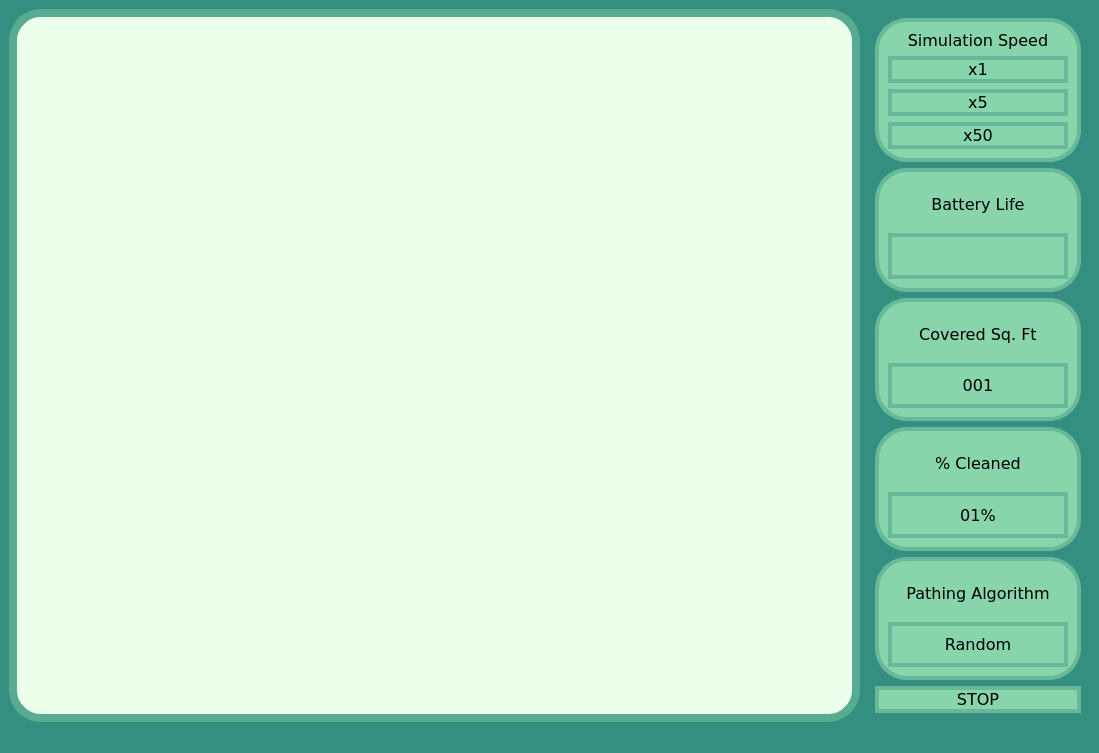
<?xml version="1.0" encoding="UTF-8"?>
<ui version="4.0">
 <class>SimWindow</class>
 <widget class="QMainWindow" name="SimWindow">
  <property name="geometry">
   <rect>
    <x>0</x>
    <y>0</y>
    <width>1099</width>
    <height>753</height>
   </rect>
  </property>
  <property name="windowTitle">
   <string>MainWindow</string>
  </property>
  <property name="styleSheet">
   <string notr="true">background-color: rgba(53, 143, 128, 1);</string>
  </property>
  <widget class="QWidget" name="centralwidget">
   <layout class="QHBoxLayout" name="horizontalLayout">
    <item>
     <widget class="QGraphicsView" name="graphicsView">
      <property name="sizePolicy">
       <sizepolicy hsizetype="Expanding" vsizetype="Expanding">
        <horstretch>0</horstretch>
        <verstretch>0</verstretch>
       </sizepolicy>
      </property>
      <property name="font">
       <font>
        <family>Verdana</family>
        <pointsize>12</pointsize>
       </font>
      </property>
      <property name="styleSheet">
       <string notr="true">background: rgb(235,255,235);
border-radius:32px;
border-color: rgba(86, 171, 145, 1); 
border-width: 8px;
border-style: solid;</string>
      </property>
     </widget>
    </item>
    <item>
     <widget class="QWidget" name="verticalWidget" native="true">
      <property name="sizePolicy">
       <sizepolicy hsizetype="Minimum" vsizetype="Preferred">
        <horstretch>0</horstretch>
        <verstretch>0</verstretch>
       </sizepolicy>
      </property>
      <property name="font">
       <font>
        <family>Verdana</family>
        <pointsize>12</pointsize>
       </font>
      </property>
      <layout class="QVBoxLayout" name="verticalLayout">
       <item>
        <widget class="QFrame" name="verticalFrame">
         <property name="font">
          <font>
           <family>Verdana</family>
           <pointsize>12</pointsize>
          </font>
         </property>
         <property name="styleSheet">
          <string notr="true">background: rgba(136, 212, 171, 1);
border-width: 4px;
border-style: solid;
border-radius: 32px;
border-color: rgba(103, 185, 154, 1);</string>
         </property>
         <property name="frameShape">
          <enum>QFrame::Shape::Box</enum>
         </property>
         <property name="lineWidth">
          <number>3</number>
         </property>
         <property name="midLineWidth">
          <number>3</number>
         </property>
         <layout class="QVBoxLayout" name="verticalLayout_2">
          <item>
           <widget class="QLabel" name="label_2">
            <property name="font">
             <font>
              <family>Verdana</family>
              <pointsize>12</pointsize>
             </font>
            </property>
            <property name="styleSheet">
             <string notr="true">border-width: 0px;</string>
            </property>
            <property name="text">
             <string>Simulation Speed</string>
            </property>
            <property name="alignment">
             <set>Qt::AlignmentFlag::AlignCenter</set>
            </property>
           </widget>
          </item>
          <item>

           <widget class="QPushButton" name="pushButton_3">
            <property name="font">
             <font>
              <family>Verdana</family>
              <pointsize>12</pointsize>
             </font>
            </property>
            <property name="styleSheet">
             <string notr="true">QPushButton{
                background: rgba(136, 212, 171, 1);
                border-width: 4px;
                border-style: solid;
                border-radius: 32px;
                border-color: rgba(103, 185, 154, 1);
              }
              QPushButton::hover {
                background: rgba(103, 185, 154, 1);
                border-width: 4px;
                border-style: solid;
                border-radius: 32px;
                border-color: rgba(103, 185, 154, 1);
              }
              </string>
            </property>
            <property name="text">
             <string>x1</string>
            </property>
           </widget>
          </item>
          <item>
           <widget class="QPushButton" name="pushButton_4">
            <property name="font">
             <font>
              <family>Verdana</family>
              <pointsize>12</pointsize>
             </font>
            </property>
            <property name="styleSheet">
             <string notr="true">QPushButton{
	background: rgba(136, 212, 171, 1);
	border-width: 4px;
	border-style: solid;
	border-radius: 32px;
	border-color: rgba(103, 185, 154, 1);
}
QPushButton::hover {
	background: rgba(103, 185, 154, 1);
	border-width: 4px;
	border-style: solid;
	border-radius: 32px;
	border-color: rgba(103, 185, 154, 1);
}
</string>
            </property>
            <property name="text">
             <string>x5</string>
            </property>
           </widget>
          </item>
          <item>
           <widget class="QPushButton" name="pushButton_2">
            <property name="font">
             <font>
              <family>Verdana</family>
              <pointsize>12</pointsize>
             </font>
            </property>
            <property name="styleSheet">
             <string notr="true">QPushButton{
	background: rgba(136, 212, 171, 1);
	border-width: 4px;
	border-style: solid;
	border-radius: 32px;
	border-color: rgba(103, 185, 154, 1);
}
QPushButton::hover {
	background: rgba(103, 185, 154, 1);
	border-width: 4px;
	border-style: solid;
	border-radius: 32px;
	border-color: rgba(103, 185, 154, 1);
}
</string>
            </property>
            <property name="text">
             <string>x50</string>
            </property>
           </widget>
          </item>
         </layout>
        </widget>
       </item>
       <item>
        <widget class="QFrame" name="horizontalFrame">
         <property name="font">
          <font>
           <family>Verdana</family>
           <pointsize>12</pointsize>
          </font>
         </property>
         <property name="styleSheet">
          <string notr="true">background: rgba(136, 212, 171, 1);
border-width: 4px;
border-style: solid;
border-radius: 32px;
border-color: rgba(103, 185, 154, 1);</string>
         </property>
         <property name="frameShape">
          <enum>QFrame::Shape::Box</enum>
         </property>
         <property name="lineWidth">
          <number>3</number>
         </property>
         <property name="midLineWidth">
          <number>3</number>
         </property>
         <layout class="QVBoxLayout" name="verticalLayout_3">
          <item>
           <widget class="QLabel" name="label">
            <property name="sizePolicy">
             <sizepolicy hsizetype="Fixed" vsizetype="Preferred">
              <horstretch>0</horstretch>
              <verstretch>0</verstretch>
             </sizepolicy>
            </property>
            <property name="minimumSize">
             <size>
              <width>180</width>
              <height>0</height>
             </size>
            </property>
            <property name="maximumSize">
             <size>
              <width>180</width>
              <height>16777215</height>
             </size>
            </property>
            <property name="font">
             <font>
              <family>Verdana</family>
              <pointsize>12</pointsize>
             </font>
            </property>
            <property name="styleSheet">
             <string notr="true">border-width: 0px;</string>
            </property>
            <property name="frameShape">
             <enum>QFrame::Shape::NoFrame</enum>
            </property>
            <property name="lineWidth">
             <number>3</number>
            </property>
            <property name="midLineWidth">
             <number>3</number>
            </property>
            <property name="text">
             <string>Battery Life</string>
            </property>
            <property name="alignment">
             <set>Qt::AlignmentFlag::AlignCenter</set>
            </property>
           </widget>
          </item>
          <item>
           <widget class="QLabel" name="label_3">
            <property name="minimumSize">
             <size>
              <width>100</width>
              <height>0</height>
             </size>
            </property>
            <property name="font">
             <font>
              <family>Verdana</family>
              <pointsize>12</pointsize>
             </font>
            </property>
            <property name="frameShape">
             <enum>QFrame::Shape::NoFrame</enum>
            </property>
            <property name="lineWidth">
             <number>3</number>
            </property>
            <property name="midLineWidth">
             <number>3</number>
            </property>
            <property name="text">
             <string/>
            </property>
            <property name="alignment">
             <set>Qt::AlignmentFlag::AlignCenter</set>
            </property>
           </widget>
          </item>
         </layout>
        </widget>
       </item>
       <item>
        <widget class="QFrame" name="horizontalFrame_2">
         <property name="font">
          <font>
           <family>Verdana</family>
           <pointsize>12</pointsize>
          </font>
         </property>
         <property name="styleSheet">
          <string notr="true">background: rgba(136, 212, 171, 1);
border-width: 4px;
border-style: solid;
border-radius: 32px;
border-color: rgba(103, 185, 154, 1);</string>
         </property>
         <property name="frameShape">
          <enum>QFrame::Shape::Box</enum>
         </property>
         <property name="lineWidth">
          <number>3</number>
         </property>
         <property name="midLineWidth">
          <number>3</number>
         </property>
         <layout class="QVBoxLayout" name="verticalLayout_4">
          <item>
           <widget class="QLabel" name="label_4">
            <property name="sizePolicy">
             <sizepolicy hsizetype="Fixed" vsizetype="Preferred">
              <horstretch>0</horstretch>
              <verstretch>0</verstretch>
             </sizepolicy>
            </property>
            <property name="minimumSize">
             <size>
              <width>180</width>
              <height>0</height>
             </size>
            </property>
            <property name="maximumSize">
             <size>
              <width>180</width>
              <height>16777215</height>
             </size>
            </property>
            <property name="font">
             <font>
              <family>Verdana</family>
              <pointsize>12</pointsize>
             </font>
            </property>
            <property name="styleSheet">
             <string notr="true">border-width: 0px;</string>
            </property>
            <property name="text">
             <string>Covered Sq. Ft</string>
            </property>
            <property name="alignment">
             <set>Qt::AlignmentFlag::AlignCenter</set>
            </property>
           </widget>
          </item>
          <item>
           <widget class="QLabel" name="label_5">
            <property name="minimumSize">
             <size>
              <width>100</width>
              <height>0</height>
             </size>
            </property>
            <property name="font">
             <font>
              <family>Verdana</family>
              <pointsize>12</pointsize>
             </font>
            </property>
            <property name="text">
             <string>001</string>
            </property>
            <property name="alignment">
             <set>Qt::AlignmentFlag::AlignCenter</set>
            </property>
           </widget>
          </item>
         </layout>
        </widget>
       </item>
       <item>
        <widget class="QFrame" name="horizontalFrame_3">
         <property name="font">
          <font>
           <family>Verdana</family>
           <pointsize>12</pointsize>
          </font>
         </property>
         <property name="styleSheet">
          <string notr="true">background: rgba(136, 212, 171, 1);
border-width: 4px;
border-style: solid;
border-radius: 32px;
border-color: rgba(103, 185, 154, 1);</string>
         </property>
         <property name="frameShape">
          <enum>QFrame::Shape::Box</enum>
         </property>
         <property name="lineWidth">
          <number>3</number>
         </property>
         <property name="midLineWidth">
          <number>3</number>
         </property>
         <layout class="QVBoxLayout" name="verticalLayout_5">
          <item>
           <widget class="QLabel" name="label_6">
            <property name="sizePolicy">
             <sizepolicy hsizetype="Fixed" vsizetype="Preferred">
              <horstretch>0</horstretch>
              <verstretch>0</verstretch>
             </sizepolicy>
            </property>
            <property name="minimumSize">
             <size>
              <width>180</width>
              <height>0</height>
             </size>
            </property>
            <property name="maximumSize">
             <size>
              <width>180</width>
              <height>16777215</height>
             </size>
            </property>
            <property name="font">
             <font>
              <family>Verdana</family>
              <pointsize>12</pointsize>
             </font>
            </property>
            <property name="styleSheet">
             <string notr="true">border-width: 0px;</string>
            </property>
            <property name="midLineWidth">
             <number>-2</number>
            </property>
            <property name="text">
             <string>% Cleaned</string>
            </property>
            <property name="alignment">
             <set>Qt::AlignmentFlag::AlignCenter</set>
            </property>
           </widget>
          </item>
          <item>

           <widget class="QLabel" name="label_7">
            <property name="minimumSize">
             <size>
              <width>100</width>
              <height>0</height>
             </size>
            </property>
            <property name="font">
             <font>
              <family>Verdana</family>
              <pointsize>12</pointsize>
             </font>
            </property>
            <property name="text">
             <string>01%</string>
            </property>
            <property name="alignment">
             <set>Qt::AlignmentFlag::AlignCenter</set>
            </property>
           </widget>
          </item>
         </layout>
        </widget>
       </item>
       <item>
        <widget class="QFrame" name="horizontalFrame_4">
         <property name="font">
          <font>
           <family>Verdana</family>
           <pointsize>12</pointsize>
          </font>
         </property>
         <property name="styleSheet">
          <string notr="true">background: rgba(136, 212, 171, 1);
border-width: 4px;
border-style: solid;
border-radius: 32px;
border-color: rgba(103, 185, 154, 1);</string>
         </property>
         <property name="frameShape">
          <enum>QFrame::Shape::Box</enum>
         </property>
         <property name="lineWidth">
          <number>3</number>
         </property>
         <property name="midLineWidth">
          <number>3</number>
         </property>
         <layout class="QVBoxLayout" name="verticalLayout_6">
          <item>
           <widget class="QLabel" name="label_8">
            <property name="sizePolicy">
             <sizepolicy hsizetype="Fixed" vsizetype="Preferred">
              <horstretch>0</horstretch>
              <verstretch>0</verstretch>
             </sizepolicy>
            </property>
            <property name="minimumSize">
             <size>
              <width>180</width>
              <height>0</height>
             </size>
            </property>
            <property name="maximumSize">
             <size>
              <width>180</width>
              <height>16777215</height>
             </size>
            </property>
            <property name="font">
             <font>
              <family>Verdana</family>
              <pointsize>12</pointsize>
             </font>
            </property>
            <property name="styleSheet">
             <string notr="true">border-width: 0px;</string>
            </property>
            <property name="text">
             <string>Pathing Algorithm</string>
            </property>
            <property name="alignment">
             <set>Qt::AlignmentFlag::AlignCenter</set>
            </property>
           </widget>
          </item>
          <item>
           <widget class="QLabel" name="label_9">
            <property name="minimumSize">
             <size>
              <width>100</width>
              <height>0</height>
             </size>
            </property>
            <property name="font">
             <font>
              <family>Verdana</family>
              <pointsize>12</pointsize>
             </font>
            </property>
            <property name="text">
             <string>Random</string>
            </property>
            <property name="alignment">
             <set>Qt::AlignmentFlag::AlignCenter</set>
            </property>
           </widget>
          </item>
         </layout>
        </widget>
       </item>
       <item>
        <widget class="QPushButton" name="pushButton">
         <property name="font">
          <font>
           <family>Verdana</family>
           <pointsize>12</pointsize>
          </font>
         </property>
         <property name="styleSheet">
          <string notr="true">QPushButton{
	background: rgba(136, 212, 171, 1);
	border-width: 4px;
	border-style: solid;
	border-radius: 32px;
	border-color: rgba(103, 185, 154, 1);
}
QPushButton::hover {
	background: rgba(103, 185, 154, 1);
	border-width: 4px;
	border-style: solid;
	border-radius: 32px;
	border-color: rgba(103, 185, 154, 1);
}
</string>
         </property>
         <property name="text">
          <string>STOP</string>
         </property>
        </widget>
       </item>
      </layout>
     </widget>
    </item>
   </layout>
  </widget>
  <widget class="QStatusBar" name="statusbar"/>
 </widget>
 <resources/>
 <connections/>
</ui>
